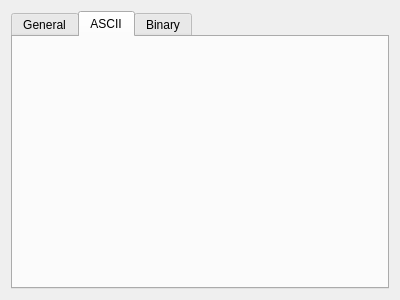
<?xml version="1.0" encoding="UTF-8"?>
<ui version="4.0">
 <class>Form</class>
 <widget class="QWidget" name="Form">
  <property name="geometry">
   <rect>
    <x>0</x>
    <y>0</y>
    <width>400</width>
    <height>300</height>
   </rect>
  </property>
  <property name="windowTitle">
   <string>Form</string>
  </property>
  <layout class="QGridLayout" name="gridLayout">
   <item row="2" column="1">
    <widget class="QTabWidget" name="tabWidget">
     <property name="currentIndex">
      <number>1</number>
     </property>
     <widget class="QWidget" name="tab">
      <attribute name="title">
       <string>General</string>
      </attribute>
      <layout class="QGridLayout" name="gridLayout_2">
       <item row="0" column="0">
        <widget class="QLabel" name="label">
         <property name="text">
          <string>Filename:</string>
         </property>
         <property name="alignment">
          <set>Qt::AlignRight|Qt::AlignTrailing|Qt::AlignVCenter</set>
         </property>
        </widget>
       </item>
       <item row="0" column="1">
        <widget class="QWidget" name="widget" native="true">
         <layout class="QHBoxLayout" name="horizontalLayout">
          <item>
           <widget class="QLineEdit" name="lineEdit">
            <property name="readOnly">
             <bool>true</bool>
            </property>
           </widget>
          </item>
          <item>
           <widget class="QPushButton" name="pushButton">
            <property name="text">
             <string>Choose file</string>
            </property>
           </widget>
          </item>
         </layout>
        </widget>
       </item>
       <item row="1" column="0">
        <widget class="QLabel" name="label_2">
         <property name="text">
          <string>Type:</string>
         </property>
         <property name="alignment">
          <set>Qt::AlignRight|Qt::AlignTrailing|Qt::AlignVCenter</set>
         </property>
        </widget>
       </item>
       <item row="1" column="1">
        <widget class="QRadioButton" name="radioButton">
         <property name="text">
          <string>ASCII</string>
         </property>
        </widget>
       </item>
       <item row="2" column="1">
        <widget class="QRadioButton" name="radioButton_2">
         <property name="text">
          <string>Binary</string>
         </property>
        </widget>
       </item>
      </layout>
     </widget>
     <widget class="QWidget" name="tab_2">
      <attribute name="title">
       <string>ASCII</string>
      </attribute>
     </widget>
     <widget class="QWidget" name="tab_3">
      <attribute name="title">
       <string>Binary</string>
      </attribute>
     </widget>
    </widget>
   </item>
  </layout>
 </widget>
 <resources/>
 <connections/>
</ui>
